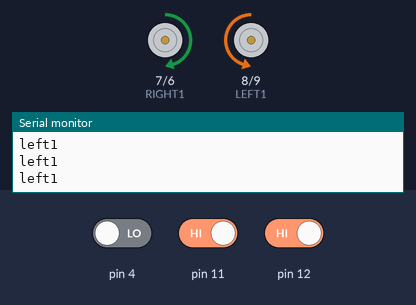
Recording of a sketch running on a simulated Arduino Uno, built with avr-gcc and run on an emulated ATmega328P. Shown: motor-driver pin pairs drawn as motors (green arrow = first pin HIGH = forward, orange = second pin HIGH = backward, longer = more drive, scaled by the enable pin), the last lines printed to the serial monitor. Inputs (shaded band) come from the test bench; at power-on: pin 11 HIGH, pin 12 HIGH, pin 4 LOW.

Above: at 1.2 s.
1.3 s: pin 11 driven LOW
At 2.3 s:
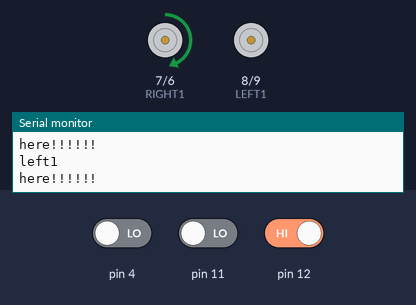
2.8 s: pin 12 driven LOW
At 3.1 s:
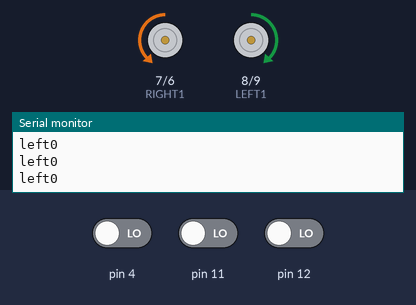
4.3 s: pin 12 driven HIGH
At 4.7 s:
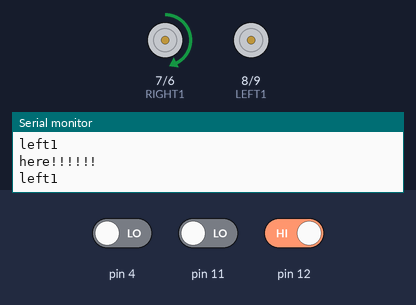
5.8 s: pin 4 driven HIGH
At 6.6 s:
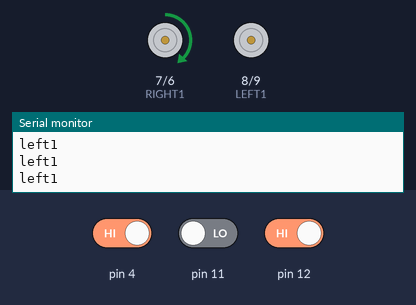
8.8 s: pin 11 driven HIGH
At 10.0 s:
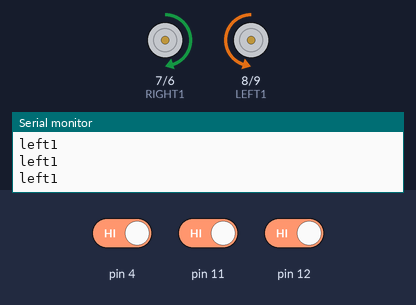
10.3 s: pin 12 driven LOW
At 11.2 s:
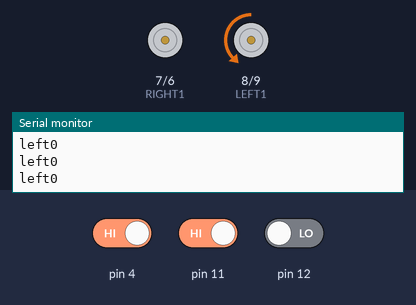
Timing chart, 0 to 12.8 s (numbered marks = the images above; inputs shaded):
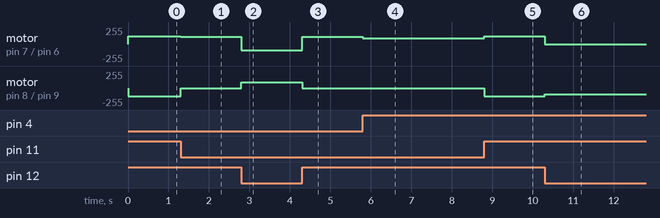

The sketch:

line.ino
```cpp
const byte LEFT1 = 8; //IN1
const byte LEFT2 = 9; //IN2
const byte LEFT_PWM = 10;
//右馬達控制設定
const byte RIGHT1 = 7; //IN3
const byte RIGHT2 = 6; //IN4
const byte RIGHT_PWM = 5;
//設定PWM輸出值(代表的是車子的速度)
byte rightspeed = 120;
byte leftspeed =120;
byte motorspeed = 90;

void backward(){
  digitalWrite(LEFT1, HIGH);
  digitalWrite(LEFT2, LOW);
  analogWrite(LEFT_PWM, leftspeed-30);
  //右輪·因在小車上馬達安装方向左右兩個是相
  digitalWrite(RIGHT1, LOW);
  digitalWrite (RIGHT2, HIGH);
  analogWrite(RIGHT_PWM, rightspeed-30);
}

void forward(){ //
  digitalWrite(LEFT1, LOW);
  digitalWrite (LEFT2, HIGH);
  analogWrite(LEFT_PWM, leftspeed);
  digitalWrite(RIGHT1, HIGH);
  digitalWrite(RIGHT2, LOW);
  analogWrite(RIGHT_PWM, rightspeed);
}

void turnleft(){//左轉
  //左輪不動,右輪動(速度為0)
  analogWrite(LEFT_PWM, 0);
  analogWrite(RIGHT_PWM, motorspeed);
  digitalWrite(RIGHT1, HIGH);
  digitalWrite (RIGHT2, LOW);

}
void bigturnleft(){//大左轉
  //左輪不動,右輪動(速度為0)
  analogWrite(LEFT_PWM, 0);
  analogWrite(RIGHT_PWM, motorspeed+20);
  digitalWrite(RIGHT1, HIGH);
  digitalWrite (RIGHT2, LOW);
}

void turnright(){//右轉
  //右輪不動,左輪動(速度為0)
  analogWrite(LEFT_PWM, motorspeed);
  analogWrite(RIGHT_PWM, 0);
  digitalWrite(LEFT1, LOW);
  digitalWrite(LEFT2, HIGH);
}

void bigturnright(){//大右轉
  //右輪不動,左輪動(速度為0)
  analogWrite(LEFT_PWM, motorspeed+20);
  analogWrite(RIGHT_PWM, 0);
  digitalWrite(LEFT1, LOW);
  digitalWrite(LEFT2, HIGH);
}
void stopMotor() {
  analogWrite(LEFT_PWM, 0);
  analogWrite(RIGHT_PWM, 0);
}

void setup(){
  //設定每一個PIN的模式
  pinMode(LEFT1, OUTPUT);
  pinMode(LEFT2, OUTPUT);
  pinMode(LEFT_PWM, OUTPUT);
  pinMode(RIGHT1, OUTPUT);
  pinMode(RIGHT2, OUTPUT);
  pinMode(RIGHT_PWM, OUTPUT);
  Serial.begin(9600);


  pinMode(4,INPUT); //中間红外線威測器
  pinMode(11,INPUT);//右側红外線威測器
  pinMode(12,INPUT);//左側红外線威測器
}
void loop() {

  //Serial.print("right"); Serial.println(digitalRead(11));
  Serial.print("left"); Serial.println(digitalRead(12));
  //Serial.print("middle"); Serial.println(digitalRead(4));

  //0-> 非黑線 1-> 黑線
  // 空-> 101

  //正直走 010 111
  if((digitalRead(12)==0 && digitalRead(4)==1 && digitalRead(11)==0) || (digitalRead(12)==1 && digitalRead(4)==1 && digitalRead(11)==1) || (digitalRead(12)==1 && digitalRead(4)==0 && digitalRead(11)==1)){
    forward();
  }
  //小右轉 011
  if(digitalRead(12)==0 && digitalRead(4)==1 && digitalRead(11)==1){
    turnright();
  }
  //大左轉 100
  if(digitalRead(12)==1 && digitalRead(4)==0 && digitalRead(11)==0){
    bigturnleft();
    Serial.println("here!!!!!!");
  }
  //小左轉 110
  if(digitalRead(12)==1 && digitalRead(4)==1 && digitalRead(11)==0){
    turnleft();
  }
  //大右轉 001
  if(digitalRead(12)==0 && digitalRead(4)==0 && digitalRead(11)==1){
    bigturnright();
  }
  //停下 000
  if(digitalRead(12)==0 && digitalRead(4)==0 && digitalRead(11)==0){
    backward();
  }
}
```

Measured:
- after the input at 1.3 s, motor on pin 7 (RIGHT1) / pin 6 (RIGHT2): forward 120/255 → forward 110/255 at once; motor on pin 8 (LEFT1) / pin 9 (LEFT2): backward 120/255 → stopped at once
- after the input at 2.8 s, motor on pin 7 (RIGHT1) / pin 6 (RIGHT2): forward 110/255 → backward 90/255 at once; motor on pin 8 (LEFT1) / pin 9 (LEFT2): stopped → forward 90/255 at once
- after the input at 4.3 s, motor on pin 7 (RIGHT1) / pin 6 (RIGHT2): backward 90/255 → forward 110/255 at once; motor on pin 8 (LEFT1) / pin 9 (LEFT2): forward 90/255 → stopped at once
- after the input at 5.8 s, motor on pin 7 (RIGHT1) / pin 6 (RIGHT2): forward 110/255 → forward 90/255 at once
- after the input at 8.8 s, motor on pin 7 (RIGHT1) / pin 6 (RIGHT2): forward 90/255 → forward 120/255 at once; motor on pin 8 (LEFT1) / pin 9 (LEFT2): stopped → backward 120/255 at once
- after the input at 10.3 s, motor on pin 7 (RIGHT1) / pin 6 (RIGHT2): forward 120/255 → stopped at once; motor on pin 8 (LEFT1) / pin 9 (LEFT2): backward 120/255 → backward 90/255 at once
